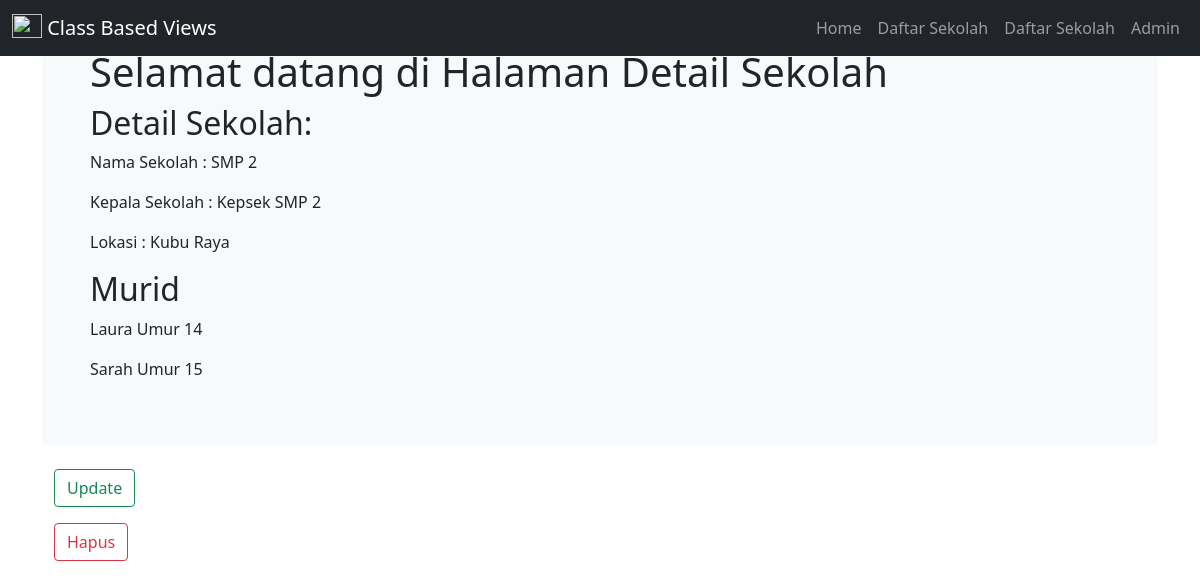
/basic_app/sekolah/2, run on the app's committed database.
### basic_app/models.py (models this page shows, shortened)
class Sekolah(models.Model):
    nama = models.CharField(max_length=200)
    kepsek = models.CharField(max_length=200)
    lokasi = models.CharField(max_length=200)

class Murid(models.Model):
    nama = models.CharField(max_length=200)
    umur = models.PositiveIntegerField()
    sekolah = models.ForeignKey(Sekolah, related_name='siswa', on_delete=models.CASCADE)

### basic_app/views.py (the view)
# urls.py: path('sekolah/<int:pk>', views.SekolahDetailView.as_view(), name='sekolahdetail'),
class SekolahDetailView(DetailView):
    model = Sekolah
    context_object_name = 'detail_sekolah'
    template_name = 'basic_app/sekolah_detail.html'
    def get_context_data(self, **kwargs):
        context = super().get_context_data(**kwargs)
        context['page_title'] = 'Selamat datang di Halaman Detail Sekolah'
        return context

### basic_app/templates/basic_app/sekolah_detail.html
{% extends "basic_app/basic_app_base.html" %}
{% block body_block %}
<div class="p-5 mb-4 bg-light rounded-3">
    <h1>{{ page_title }}</h1>
    <h2>Detail Sekolah:</h2>
    <p>Nama Sekolah : {{ detail_sekolah.nama}}</p>
    <p>Kepala Sekolah : {{ detail_sekolah.kepsek}}</p>
    <p>Lokasi : {{ detail_sekolah.lokasi}}</p>
    <h2>Murid</h2>
    {% for murid in detail_sekolah.siswa.all %}
        <p>{{murid.nama}} Umur {{murid.umur}}</p>
    {% endfor %}
</div>
<div class="container">
    <p><a class="btn btn-outline-success" href="{% url 'basic_app:update' pk=detail_sekolah.pk %}">Update</a></p>
    <p><a class="btn btn-outline-danger" href="{% url 'basic_app:hapus' pk=detail_sekolah.pk %}">Hapus</a></p>
</div>
{% endblock %}

### data on the page
Sekolah: nama "SMP 2", kepsek "Kepsek SMP 2", lokasi "Kubu Raya"
Murid: nama "Laura", umur "14"
Murid: nama "Sarah", umur "15"

### other printed values
{{ page_title }} "Selamat datang di Halaman Detail Sekolah"
